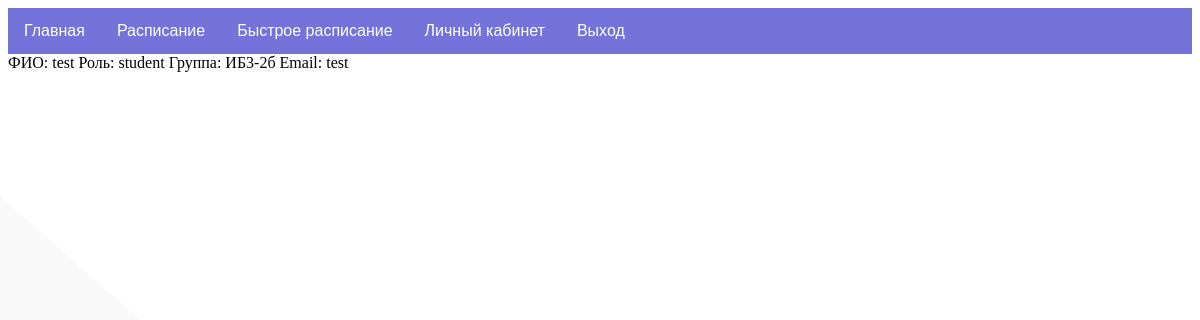
The page /profile (signed in) on the database as committed earlier.
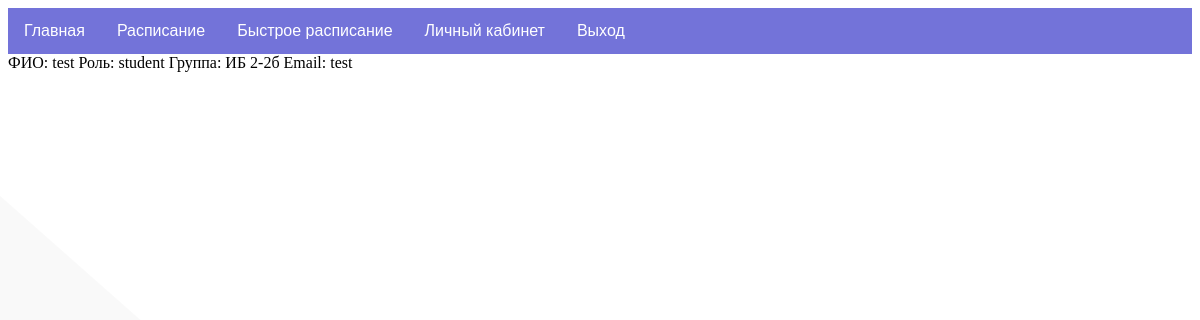
The same page on the database as committed later.
### tables this page shows
CREATE TABLE "users" (
	"id"	integer,
	"name"	text NOT NULL,
	"role"	text,
	"group_name"	TEXT,
	"email"	text NOT NULL,
	"psw"	text NOT NULL,
	"code"	TEXT,
	PRIMARY KEY("id" AUTOINCREMENT)
);

### main.py (the view)
@app.route("/profile")
@login_required
def profile():
    user = current_user.get_id()
    role = dbase.getUserRole(user)
    return render_template("profile.html", menu=dbase.getMenu(), role=role, user=dbase.getUserInfo(user), title="Личный кабинет")

### DataBase.py (called while the page is built)
    def getMenu(self):
        sql = '''SELECT * FROM mainmenu'''
        try:
            self.__cur.execute(sql)
            res = self.__cur.fetchall()
            if res: return res
        except:
            print("Ошибка чтения из БД")
        return []

    def getUser(self, user_id):
        try:
            self .__cur.execute(f"SELECT * FROM users WHERE id = '{user_id}' LIMIT 1")
            res = self.__cur.fetchone()
            return res
        except sqlite3.Error as e:
            print("Ошибка получения данных из БД "+str(e))
        return False

    def getUserInfo(self, user):
        try:
            self .__cur.execute(f"SELECT * FROM users WHERE id = '{user}' LIMIT 1")
            res = self.__cur.fetchone()
            return res
        except sqlite3.Error as e:
            print("Ошибка получения данных из БД "+str(e))
        return False

    def getUserRole(self, user):
        try:
            [res], = self.__cur.execute('SELECT role FROM users WHERE id=?', (user,))
            return res
        except sqlite3.Error as e:
            print("Ошибка получения данных из БД "+str(e))
        return False

### templates/profile.html
{% include 'base.html' %}
{% block content -%}
    {% block user -%}
        <ul1>
        <li1><a>ФИО: {{user.name}}</a></li1>
        <li1><a>Роль: {{user.role}}</a></li1>
        <li1><a>Группа: {{user.group_name}}</a></li1>
        <li1><a>Email: {{user.email}}</a></li1>
        </ul1>
    {% endblock user -%}
{% endblock content -%}

Rows that differ between the two databases and show on the page:
changed users "test": group_name "ИБ3-2б" → "ИБ 2-2б"
